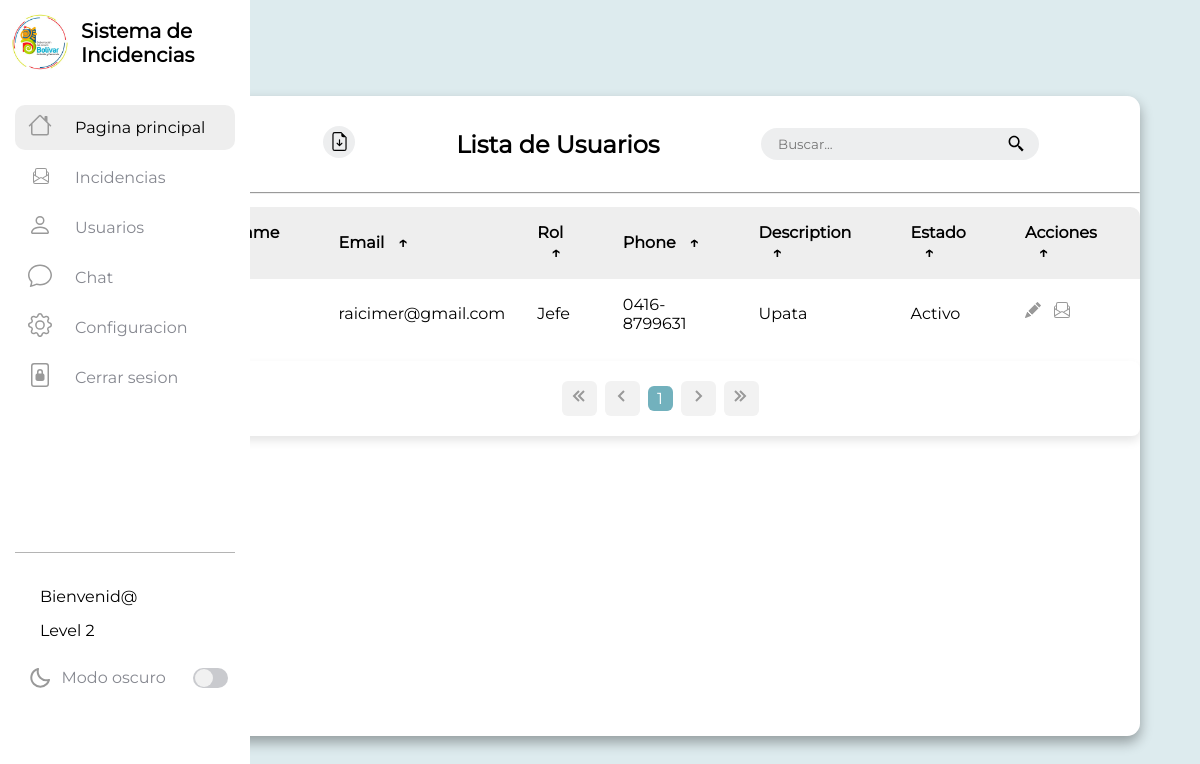
Screenshot of /frontend/view/jefe/users.php with the database file from the repository.
### tables this page shows
CREATE TABLE `usuarios` (
  `id` int(20) NOT NULL AUTO_INCREMENT,
  `username` varchar(100) NOT NULL,
  `email` varchar(255) NOT NULL,
  `password` varchar(100) NOT NULL,
  `role_id_fk` int(11) DEFAULT NULL,
  `reset_token_hash` varchar(64) DEFAULT NULL,
  `reset_token_expires_at` datetime DEFAULT NULL,
  `phone` varchar(100) NOT NULL,
  `description` varchar(100) NOT NULL,
  `file` varchar(50) NOT NULL,
  `activo` tinyint(1) NOT NULL DEFAULT 1,
  `status` varchar(200) NOT NULL,
  PRIMARY KEY (`id`),
  UNIQUE KEY `reset_token_hash` (`reset_token_hash`),
  KEY `fk_role` (`role_id_fk`),
  CONSTRAINT `fk_role` FOREIGN KEY (`role_id_fk`) REFERENCES `roles` (`id`)
);

### frontend/view/jefe/users.php (the view, shortened to what this page needs)
<!DOCTYPE html>
<html lang="en">
<head>
  <link rel="stylesheet" href="/frontend/aseets/css/navbar.css" />
  <link rel="stylesheet" href="/frontend/aseets/css/index.css" />
  <link rel="stylesheet" href="/frontend/aseets/css/users.css" />
  <link rel="stylesheet" href="/frontend/aseets/css/modaConf.css" />
</head>
<body>
  <div class="barra-lateral">
    <div>
      <div class="nombre-pagina">
        <ion-icon id="cloud" name="cloud-outline">
          <img id="log-gob" class="img-log" src="/frontend/aseets/img/logo-round.jpg" />
        </ion-icon>
        <span class="nombre">Sistema de Incidencias</span>
      </div>
    </div>
    <nav class="navegacion">
      <ul>
        <li>
          <a id="inbox" href="/frontend/view/jefe/index.php">
            <ion-icon name="mail-unread-outline">
              <img class="ico-center" src="/frontend/aseets/icons/house.svg" />
            </ion-icon>
            <span>Pagina principal</span>
          </a>
        </li>
        <li>
          <a class="user" href="/frontend/view/jefe/level_jefe.php">
            <ion-icon name="mail-unread-outline">
              <img class="icono-inc" src="/frontend/aseets/icons/envelope-paper.svg" />
            </ion-icon>
            <span>Incidencias</span>
          </a>
        </li>
        <li>
          <a class="user" href="/frontend/view/jefe/users.php">
            <ion-icon name="star-outline">
              <img class="ico-center" src="/frontend/aseets/icons/person.svg" />
            </ion-icon>
            <span>Usuarios</span>
          </a>
        </li>
        <li>
          <a class="user" href="/frontend/view/jefe/chat.php">
            <ion-icon name="paper-plane-outline">
              <img class="ico-center" src="/frontend/aseets/icons/chat.svg" />
            </ion-icon>
            <span>Chat</span>
          </a>
        </li>
        <li>
          <a href="/frontend/view/jefe/setting.php">
            <ion-icon name="paper-plane-outline">
              <img class="ico-center" src="/frontend/aseets/icons/gear.svg" />
            </ion-icon>
            <span>Configuracion</span>
          </a>
        </li>
        <li>
          <a href="/frontend/view/logout.php">
            <ion-icon name="document-text-outline">
              <img class="icons-menu ico-center" src="/frontend/aseets/icons/file-lock2.svg" />
            </ion-icon>
            <span>Cerrar sesion</span>
          </a>
        </li>
      </ul>
    </nav>
    <div>
      <div class="linea"></div>
      <div class="info-usuario">
        <div class="nombre-email">
          <span class="nombre">
            <span class="title-profile">Bienvenid@ <?php echo $_SESSION['username'] ?> </span>
            <span class="title-profile">Level 2
            </span>
          </span>
        </div>
      </div>
      <div class="modo-oscuro">
        <div class="info">
          <img class="ico ico-center" src="/frontend/aseets/icons/bx-moon.svg" />
          <span class="dark-text">Modo oscuro</span>
        </div>
        <div class="switch">
          <div class="base">
            <div class="circulo">
            </div>
          </div>
        </div>
      </div>
    </div>
  </div>
  <main class="table-pos">
    <div id="tableAndFormContainer">
      <div class="table table-2" id="tab_inc">
        <section class="table__header">
          <div class="export__file">
            <label for="export-file" class="export__file-btn" title="Exportar archivo"></label>
          </div>
          <h1>Lista de Usuarios</h1>
          <div class="input-group">
            <input type="search" placeholder="Buscar...">
            <img src="/frontend/aseets/icons/bx-search-alt-2.svg" alt="">
          </div>
        </section>
        <hr>
        <section class="table__body">
          <table>
            <thead>
              <tr>
                <th>Username<span class="icon-arrow">&UpArrow;</span></th>
                <th>Email<span class="icon-arrow">&UpArrow;</span></th>
                <th>Rol<span class="icon-arrow">&UpArrow;</span></th>
                <th>Phone<span class="icon-arrow">&UpArrow;</span></th>
                <th>Description<span class="icon-arrow">&UpArrow;</span></th>
                <th>Estado<span class="icon-arrow">&UpArrow;</span></th>
                <th>Acciones<span class="icon-arrow">&UpArrow;</span></th>
              </tr>
            </thead>
            <tbody>
              <?php
              include('C:\xampp\htdocs\backend\php\dbconnection.php');
              $fetch = mysqli_query($con, "select * from usuarios");
              $row = mysqli_num_rows($fetch);
              if ($row > 0) {
                while ($r = mysqli_fetch_array($fetch)) {
                  $rol = '';
                  switch ($r['role_id_fk']) {
                    case 2:
                      $rol = 'Jefe';
                      break;
                  }
              ?>
                  <tr>
                    <td><?php echo $r['username'] ?></td>
                    <td><?php echo $r['email'] ?></td>
                    <td><?php echo $rol ?></td>
                    <td><?php echo $r['phone'] ?></td>
                    <td><?php echo $r['description'] ?></td>
                    <td><?php echo $r['activo'] == 1 ? 'Activo' : 'Deshabilitado'; ?></td>
                    <td>
                      <div class="acciones-container">
                        <strong>
                          <?php if ($r['activo'] == 1) { ?>
                            <a href="/backend/php/editar_users_jefe.php?id=<?php echo $r['id'] ?>"><img src="/frontend/aseets/icons/pencil-fill.svg" alt="Editar"></a>
                          <?php } else { ?>
                            <span class="disabled"><img src="/frontend/aseets/icons/x.svg" alt=""></span>
                          <?php } ?>
                          <a class="ver-detalles" data-username="<?php echo $r['username']; ?>" data-email="<?php echo $r['email']; ?>" data-role="<?php echo $rol; ?>" data-phone="<?php echo $r['phone']; ?>" data-description="<?php echo $r['description']; ?>" data-estado="<?php echo $r['activo'] == 1 ? 'Activo' : 'Deshabilitado'; ?>">
                            <img src="/frontend/aseets/icons/envelope-paper.svg" alt="">
                          </a>
                        </strong>
                      </div>
                    </td>
                  </tr>
              <?php
                }
              }
              ?>
            </tbody>
          </table>
        </section>
        <div class="pagination">
          <div class="wrapper">
            <button class="btn startBtn" disabled><img src="/frontend/aseets/icons/bx-chevrons-left.svg" alt=""></button>
            <button class="btn stepBtn" disabled><img src="/frontend/aseets/icons/bx-chevron-left.svg" alt=""></button>
            <div class="nums"></div>
            <button class="btn stepBtn" id="next"><img src="/frontend/aseets/icons/bx-chevron-right.svg" alt=""></button>
            <button class="btn endBtn"><img src="/frontend/aseets/icons/bx-chevrons-right.svg" alt=""></button>
          </div>
        </div>
      </div>
    </div>
  </main>
</body>
</html>

### frontend/aseets/css/navbar.css (style rules this page uses)
:root { --fondo: rgb(221, 235, 238); --color-H2: #42424c; --tittle: #333; --color-gradiente: linear-gradient(120deg, #84fab0 0%, #8fd3f4 100%); --color--card: rgb(27, 27, 27); --color-circle: rgb(104, 152, 169); --color-icons: rgb(232, 239, 244); --color-cebra: rgba(212, 216, 218, 0.422); --color-input-add: rgba(205, 229, 245, 0.349); --color-barra-lateral: rgb(255, 255, 255); --color-texto: rgb(0, 0, 0); --color-texto-menu: rgb(134, 136, 144); --color-menu-hover: rgb(238, 238, 238); --color-menu-hover-texto: rgb(0, 0, 0); --color-boton: rgb(0, 0, 0); --color-boton-texto: rgb(255, 255, 255); --color-linea: rgb(180, 180, 180); --color-switch-base: rgb(201, 202, 206); --color-switch-circulo: rgb(241, 241, 241); --color-scroll: rgb(192, 192, 192); --color-scroll-hover: rgb(134, 134, 134); }
* { margin: 0; padding: 0; box-sizing: border-box; font-family: "Montserrat"; }
body { height: 100vh; width: 100%; background-color: var(--fondo); min-height: 100vh; display: flex; }
.ico-center { padding-left: 12.5px; }
img.icono-inc { margin-left: 18px; margin-top: 5px; }
.barra-lateral { position: fixed; display: flex; flex-direction: column; justify-content: space-between; width: 250px; height: 100%; overflow: hidden; padding: 20px 15px; background-color: var(--color-barra-lateral); transition: width 0.5s ease, background-color 0.3s ease, left 0.5s ease; z-index: 50; }
.barra-lateral span { width: 100px; white-space: nowrap; font-size: 16px; padding-left: 10px; text-align: left; opacity: 1; transition: opacity 0.5s ease, width 0.5s ease; }
.img-log { height: 60px; border-radius: 50%; margin-top: 8px; margin-left: -5px; margin-right: 0px; }
.barra-lateral .nombre-pagina .nombre { font-size: 20px; font-weight: bold; text-align: left; white-space: normal; width: 80%; }
.barra-lateral .nombre-pagina { width: 100%; height: 45px; color: var(--color-texto); margin-bottom: 40px; display: flex; align-items: center; }
.barra-lateral .nombre-pagina ion-icon { min-width: 50px; font-size: 40px; cursor: pointer; }
.barra-lateral .nombre-pagina span { margin-left: 5px; font-size: 20px; }
.barra-lateral .navegacion { height: 100%; overflow-y: auto; overflow-x: hidden; }
.barra-lateral .navegacion li { list-style: none; display: flex; margin-bottom: 5px; }
.barra-lateral .navegacion a { width: 100%; height: 45px; display: flex; align-items: center; text-decoration: none; border-radius: 10px; color: var(--color-texto-menu); }
.barra-lateral .navegacion ion-icon { min-width: 50px; font-size: 20px; }
.barra-lateral .linea { width: 100%; height: 1px; margin-top: 15px; background-color: var(--color-linea); }
.barra-lateral .modo-oscuro { width: 100%; margin-bottom: 80px; border-radius: 10px; display: flex; justify-content: space-between; }
.barra-lateral .modo-oscuro .info { width: 150px; height: 45px; overflow: hidden; display: flex; align-items: center; color: var(--color-texto-menu); }
.barra-lateral .modo-oscuro .switch { display: flex; align-items: center; justify-content: center; min-width: 50px; height: 45px; cursor: pointer; }
.barra-lateral .modo-oscuro .base { position: relative; display: flex; align-items: center; width: 35px; height: 20px; background-color: var(--color-switch-base); border-radius: 50px; }
.barra-lateral .modo-oscuro .circulo { position: absolute; width: 18px; height: 90%; background-color: var(--color-switch-circulo); border-radius: 50%; left: 2px; transition: left 0.5s ease; }
#inbox { background-color: var(--color-menu-hover); color: var(--color-menu-hover-texto); }
.title-profile { margin: 15px; display: block; color: var(--color-texto); }

### frontend/aseets/css/users.css (style rules this page uses)
div.table { position: fixed; z-index: 1; left: 15%; top: 12%; right: -15%; width: 80%; height: 80%; }

### rows the page displays
usuarios: role_id_fk "Jefe", phone "0416-8799631", description "Upata", activo "Activo"
